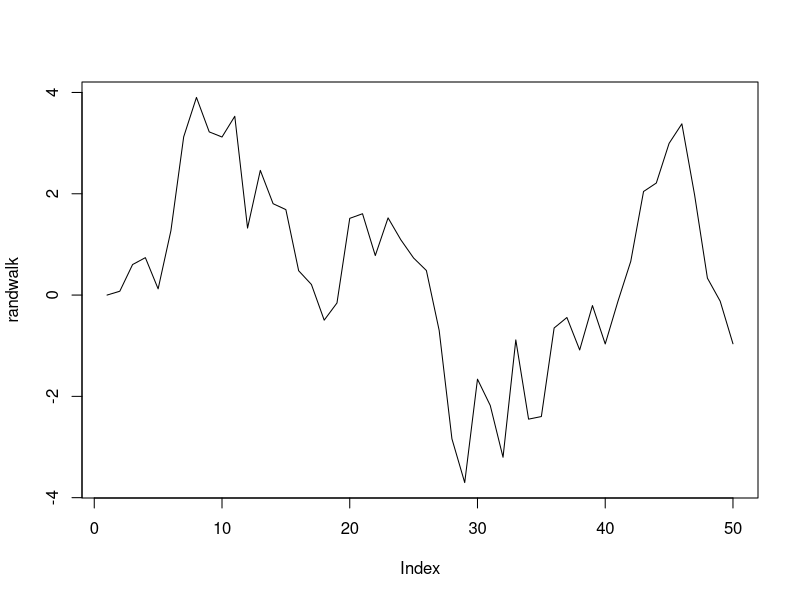
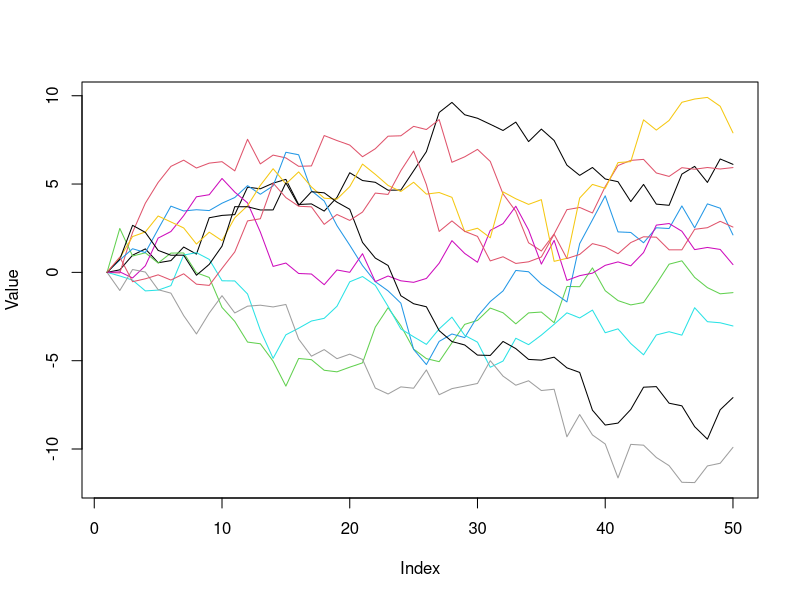

Here is the R script that generated these plots, in order:
# Practice Problem Solutions

# 1.  ---------------------------------------------------------------------

ZerotoNA <- function(x) {
  x[which(x==0)] <- NA
  return(x)
}

test <- c(1,2,3,0,0,4,5,NA)
ZerotoNA(test)

# 2.  ---------------------------------------------------------------------

NAtoZero <- function(x) {
  x[which(is.na(x))] <- 0
  return(x)
}

NAtoZero(test)

# 3.  ---------------------------------------------------------------------

times2 <- function(x) {
  if(!is.numeric(x)) {
    return("Not a number")
  } else {
    x2 <- x*2
    return(x2)
  }
}

times2(5)
times2("A")

# 4.  ---------------------------------------------------------------------

lengthdata <- data.frame(Length=c(10,11,50,12,NA,0.5,100,0.2),
                         Units=c("cm","cm","mm","cm",NA,"not recorded","mm","m"))

convertlengths <- function(len, units) {
  if(!is.na(units) & !is.na(len)) {
    if(units=="cm") {
      y=len
    } 
    else if(units=="mm") {
      y=len/10
    } 
    else if(units=="m") {
      y=len*100
    } 
    else { #if units do not match "m", "cm", or "mm"
      y=NA
    }
  } 
  else { #if the units are NA
    y=NA
  }
  return(y)
}

lengthdata$Lengthcm=NA
for(i in 1:nrow(lengthdata)) {
  lengthdata$Lengthcm[i] <- convertlengths(len=lengthdata$Length[i],units=lengthdata$Units[i])
}
lengthdata

# 5.  ---------------------------------------------------------------------

convertlengths2 <- function(len, units, outunits="cm") {
  if(!is.na(units) & !is.na(len)) {
    if(units=="cm") {
      y=len
    } 
    else if(units=="mm") {
      y=len/10
    } 
    else if(units=="m") {
      y=len*100
    } 
    else { #if units do not match "m", "cm", or "mm"
      y=NA
    }
  } 
  else { #if the units are NA
    y=NA
  }
  
  if(outunits=="cm") {
    return(y)
  }
  if(outunits=="mm") {
    return(y*10)
  }

}

lengthdata$Lengthmm=NA
for(i in 1:nrow(lengthdata)) {
  lengthdata$Lengthmm[i] <- convertlengths2(len=lengthdata$Length[i],units=lengthdata$Units[i],outunits = "mm")
}
lengthdata

# 6.  ---------------------------------------------------------------------

randwalk <- numeric(length = 50)
randwalk[1] <- 0

for(i in 2:length(randwalk)) {
  randwalk[i] <- randwalk[i-1] + rnorm(n = 1, mean = 0, sd = 1)
}

plot(randwalk, type="l")

# 7.  ---------------------------------------------------------------------

#rows are timesteps, cols are simulations
randwalk2 <- matrix(ncol = 10, nrow = 50)
randwalk2[1,] <- 0

for(j in 1:ncol(randwalk2)) { #simulations
  for(i in 2:nrow(randwalk2)) { #timesteps
    randwalk2[i,j] <- randwalk2[i-1,j] + rnorm(n = 1, mean = 0, sd = 1)
  }
}

plot(randwalk2[,1], type="n",ylim=range(randwalk2),ylab="Value")
for(j in 1:ncol(randwalk2)) {
  lines(randwalk2[,j], col=j)
}

# 8.  ---------------------------------------------------------------------

fish <- read.csv("data/groundfish.csv")

gbfish <- fish[fish$Region=="Georges Bank",-c(1,2)]

cor(gbfish)

nspecies=ncol(gbfish)
cormat=matrix(nrow = nspecies, ncol = nspecies)
for(i in 1:nspecies) {
  for(j in 1:nspecies) {
    cormat[i,j]=cor(gbfish[,i],gbfish[,j])
  }
}
rownames(cormat) <- colnames(cormat) <- colnames(gbfish)
cormat

# 9.  ---------------------------------------------------------------------

pmat=matrix(nrow = nspecies, ncol = nspecies)
for(i in 1:nspecies) {
  for(j in 1:nspecies) {
    pmat[i,j]=cor.test(gbfish[,i],gbfish[,j])$p.value
  }
}
rownames(pmat) <- colnames(pmat) <- colnames(gbfish)
pmat
